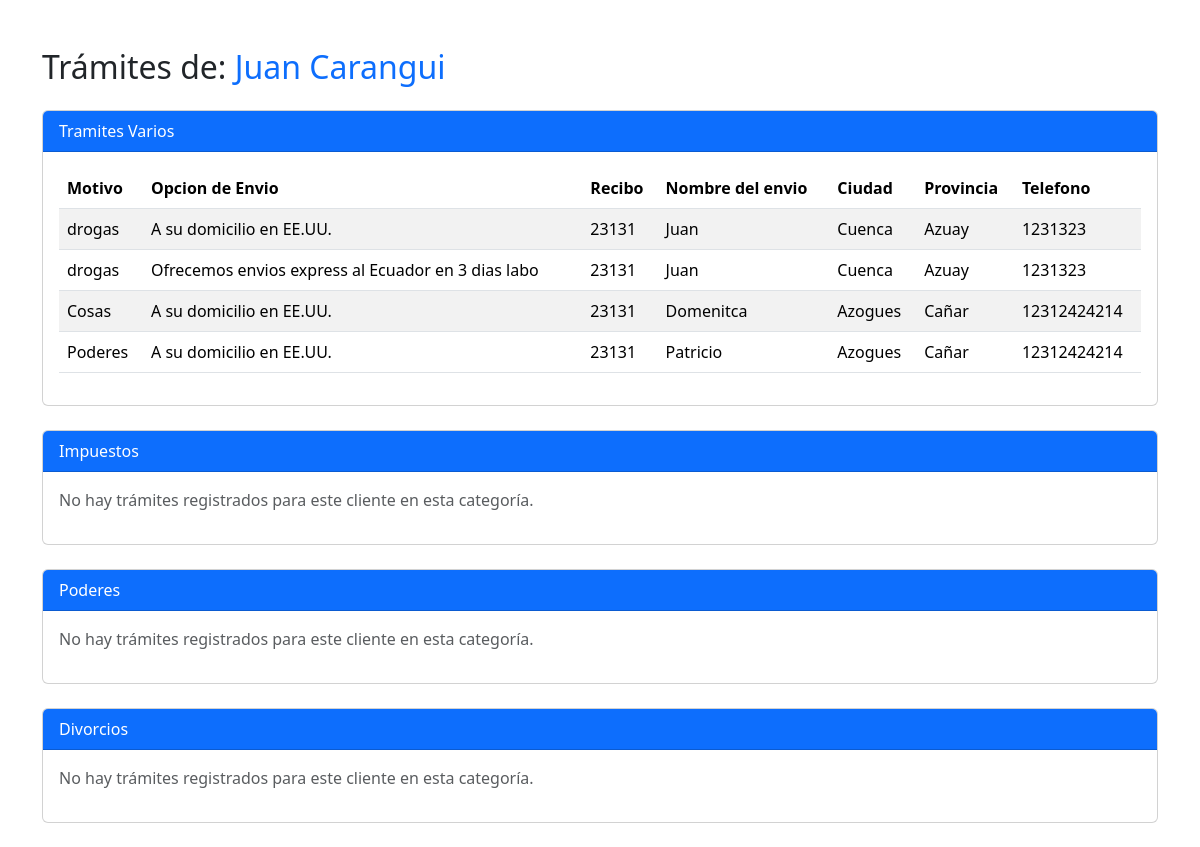
Before: /public_html/ver_tramites.php?id_cliente=1 with the older database file.
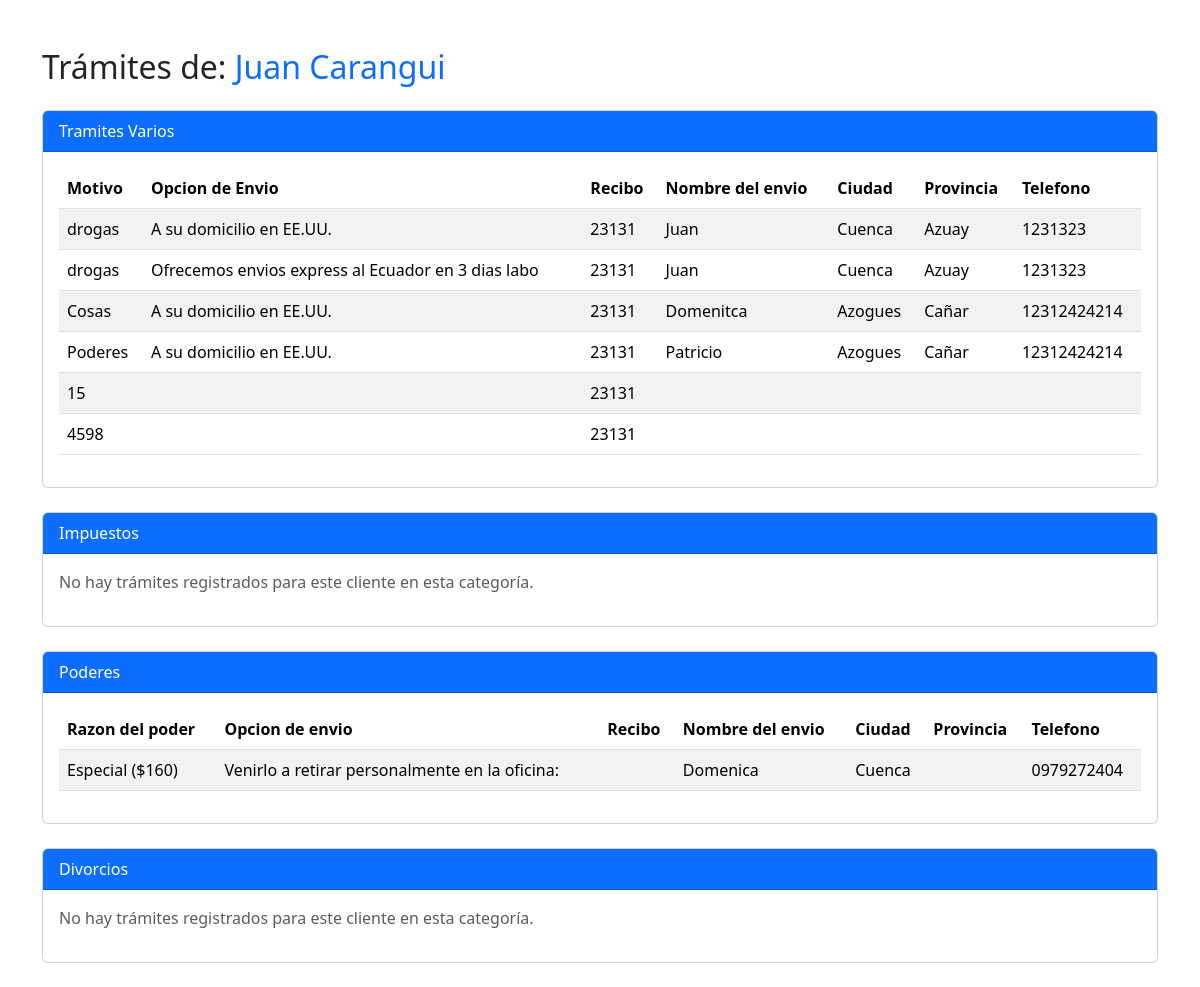
After: the same page with the newer database file.
### tables this page shows
CREATE TABLE `tramites_varios` (
  `id_tramite_varios` int(11) NOT NULL,
  `id_cliente` int(11) NOT NULL,
  `tv_motivo` varchar(50) NOT NULL,
  `tv_oenvio` varchar(50) NOT NULL,
  `tv_nrecibo` int(50) NOT NULL,
  `tv_nom_envio` varchar(50) NOT NULL,
  `tv_ciudad` varchar(50) NOT NULL,
  `tv_provincia` varchar(50) NOT NULL,
  `tv_telefono` varchar(50) NOT NULL,
  `id_usuario` int(11) NOT NULL,
  `tv_tip_documento` varchar(50) NOT NULL,
  `tv_traducciones` tinyint(1) NOT NULL,
  `tv_notarizacion` tinyint(1) NOT NULL,
  `tv_certificacion` tinyint(1) NOT NULL,
  `tv_apostilla` tinyint(1) NOT NULL,
  `tv_valor_tramite` double NOT NULL
);

CREATE TABLE `tramite_poderes` (
  `id_tram_poderes` int(11) NOT NULL,
  `id_cliente` int(11) NOT NULL,
  `tp_oficina` varchar(150) NOT NULL,
  `tp_fecha` date NOT NULL,
  `tp_estado_civil` varchar(100) NOT NULL,
  `tp_nombres_otorga_poder` varchar(150) NOT NULL,
  `tp_cedulla_otorga_poder` varchar(150) NOT NULL,
  `tp_razon_otorga_poder` varchar(150) NOT NULL,
  `tp_opcion_envio_poder` varchar(150) NOT NULL,
  `tp_enviar_nombrede` varchar(150) NOT NULL,
  `tp_ciudad_enviar` varchar(150) NOT NULL,
  `tp_provincia` varchar(11) NOT NULL,
  `tp_telefonos_enviar` varchar(150) NOT NULL,
  `id_usuario` int(11) NOT NULL
);

### public_html/ver_tramites.php (the view, shortened to what this page needs)
<!DOCTYPE html>
<html lang="es">
<head>
    <link href="https://cdn.jsdelivr.net/npm/bootstrap@5.3.3/dist/css/bootstrap.min.css" rel="stylesheet">
</head>
<body>
<div class="container mt-5">
    <?php
    include("conexionbd.php");
    if (isset($_GET['id_cliente'])) {
        $id_cliente = intval($_GET['id_cliente']);
        $nombre_cliente = "Cliente no encontrado";
        $stmt_nombre = $conexion->prepare("SELECT c_nombre, c_apellido FROM cliente WHERE id_cliente = ?");
        $stmt_nombre->bind_param("i", $id_cliente);
        $stmt_nombre->execute();
        $result_nombre = $stmt_nombre->get_result();
        if ($fila_nombre = $result_nombre->fetch_assoc()) {
            $nombre_cliente = $fila_nombre['c_nombre'] . " " . $fila_nombre['c_apellido'];
        }
        echo "<h2 class='mb-4'>Trámites de: <span class='text-primary'>" . htmlspecialchars($nombre_cliente) . "</span></h2>";
        foreach ($tablas_tramites as $tabla => $config) {
            echo "<div class='card mb-4'>";
            echo "<div class='card-header bg-primary text-white'>" . $config["titulo"] . "</div>";
            echo "<div class='card-body'>";
            $stmt = $conexion->prepare("SELECT * FROM $tabla WHERE id_cliente = ?");
            $stmt->bind_param("i", $id_cliente);
            $stmt->execute();
            $result = $stmt->get_result();
            if ($result->num_rows > 0) {
                echo "<div class='table-responsive'>";
                echo "<table class='table table-striped'>";
                echo "<thead><tr>";
                echo "<thead><tr>";
                foreach ($config["mostrar_columnas"] as $nombre_col_db => $nombre_amigable) {
                    echo "<th>" . htmlspecialchars($nombre_amigable) . "</th>";
                }
                echo "</tr></thead>";
                echo "<tbody>";
                while ($row = $result->fetch_assoc()) {
                    echo "<tr>";
                    foreach ($config["mostrar_columnas"] as $nombre_col_db => $nombre_amigable) {
                        echo "<td>" . htmlspecialchars($row[$nombre_col_db]) . "</td>";
                    }
                    echo "</tr>";
                }
                echo "</tbody>";
                echo "</table>";
                echo "</div>";
            } else {
                echo "<p class='text-muted'>No hay trámites registrados para este cliente en esta categoría.</p>";
            }
            echo "</div>";
            echo "</div>";
        }
    } else {
        echo "<div class='alert alert-danger'>Cliente no especificado.</div>";
    }
    ?>
</div>
</body>
</html>

Changed rows visible on the page:
added tramites_varios: tv_motivo "15", tv_nrecibo "23131"
added tramites_varios: tv_motivo "4598", tv_nrecibo "23131"
added tramite_poderes: tp_razon_otorga_poder "Especial ($160)", tp_opcion_envio_poder "Venirlo a retirar personalmente en la oficina:", tp_enviar_nombrede "Domenica", tp_ciudad_enviar "Cuenca", tp_telefonos_enviar "0979272404"
Other visible differences:
list line gone: "No hay trámites registrados para este cliente en esta categoría."
new list line: "Razon del poder Opcion de envio Recibo Nombre del envio Ciudad Provincia Telefono"
